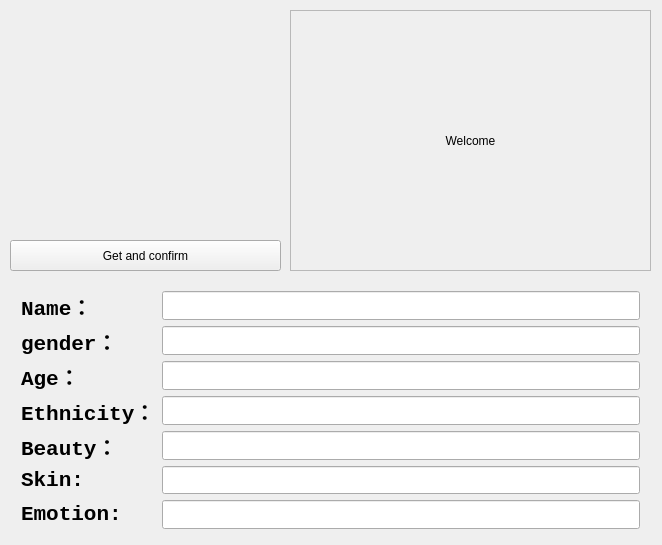
<?xml version="1.0" encoding="UTF-8"?>
<ui version="4.0">
 <class>Widget</class>
 <widget class="QWidget" name="Widget">
  <property name="geometry">
   <rect>
    <x>0</x>
    <y>0</y>
    <width>662</width>
    <height>545</height>
   </rect>
  </property>
  <property name="windowTitle">
   <string>Widget</string>
  </property>
  <property name="autoFillBackground">
   <bool>false</bool>
  </property>
  <widget class="QWidget" name="formLayoutWidget">
   <property name="geometry">
    <rect>
     <x>10</x>
     <y>280</y>
     <width>641</width>
     <height>260</height>
    </rect>
   </property>
   <layout class="QFormLayout" name="formLayout">
    <item row="1" column="0">
     <widget class="QLabel" name="label">
      <property name="font">
       <font>
        <family>Consolas</family>
        <pointsize>16</pointsize>
        <weight>75</weight>
        <bold>true</bold>
       </font>
      </property>
      <property name="text">
       <string>Name：</string>
      </property>
     </widget>
    </item>
    <item row="1" column="1">
     <widget class="QLineEdit" name="lineEdit_name">
      <property name="font">
       <font>
        <family>Consolas</family>
        <pointsize>16</pointsize>
        <weight>75</weight>
        <bold>true</bold>
       </font>
      </property>
      <property name="readOnly">
       <bool>true</bool>
      </property>
     </widget>
    </item>
    <item row="2" column="0">
     <widget class="QLabel" name="label_2">
      <property name="font">
       <font>
        <family>Consolas</family>
        <pointsize>16</pointsize>
        <weight>75</weight>
        <bold>true</bold>
       </font>
      </property>
      <property name="text">
       <string>gender：</string>
      </property>
     </widget>
    </item>
    <item row="2" column="1">
     <widget class="QLineEdit" name="lineEdit_gender">
      <property name="font">
       <font>
        <family>Consolas</family>
        <pointsize>16</pointsize>
        <weight>75</weight>
        <bold>true</bold>
       </font>
      </property>
      <property name="readOnly">
       <bool>true</bool>
      </property>
     </widget>
    </item>
    <item row="3" column="0">
     <widget class="QLabel" name="label_3">
      <property name="font">
       <font>
        <family>Consolas</family>
        <pointsize>16</pointsize>
        <weight>75</weight>
        <bold>true</bold>
       </font>
      </property>
      <property name="text">
       <string>Age：</string>
      </property>
     </widget>
    </item>
    <item row="3" column="1">
     <widget class="QLineEdit" name="lineEdit_age">
      <property name="font">
       <font>
        <family>Consolas</family>
        <pointsize>16</pointsize>
        <weight>75</weight>
        <bold>true</bold>
       </font>
      </property>
      <property name="readOnly">
       <bool>true</bool>
      </property>
     </widget>
    </item>
    <item row="4" column="0">
     <widget class="QLabel" name="label_4">
      <property name="font">
       <font>
        <family>Consolas</family>
        <pointsize>16</pointsize>
        <weight>75</weight>
        <bold>true</bold>
       </font>
      </property>
      <property name="text">
       <string>Ethnicity：</string>
      </property>
     </widget>
    </item>
    <item row="4" column="1">
     <widget class="QLineEdit" name="lineEdit_ethnicity">
      <property name="font">
       <font>
        <family>Consolas</family>
        <pointsize>16</pointsize>
        <weight>75</weight>
        <bold>true</bold>
       </font>
      </property>
      <property name="readOnly">
       <bool>true</bool>
      </property>
     </widget>
    </item>
    <item row="5" column="0">
     <widget class="QLabel" name="label_5">
      <property name="font">
       <font>
        <family>Consolas</family>
        <pointsize>16</pointsize>
        <weight>75</weight>
        <bold>true</bold>
       </font>
      </property>
      <property name="text">
       <string>Beauty：</string>
      </property>
     </widget>
    </item>
    <item row="5" column="1">
     <widget class="QLineEdit" name="lineEdit_beauty">
      <property name="font">
       <font>
        <family>Consolas</family>
        <pointsize>16</pointsize>
        <weight>75</weight>
        <bold>true</bold>
       </font>
      </property>
      <property name="readOnly">
       <bool>true</bool>
      </property>
     </widget>
    </item>
    <item row="6" column="1">
     <widget class="QLineEdit" name="lineEdit_skinstatus">
      <property name="font">
       <font>
        <family>Consolas</family>
        <pointsize>16</pointsize>
        <weight>75</weight>
        <bold>true</bold>
       </font>
      </property>
      <property name="readOnly">
       <bool>true</bool>
      </property>
     </widget>
    </item>
    <item row="7" column="1">
     <widget class="QLineEdit" name="lineEdit_emotion">
      <property name="font">
       <font>
        <family>Consolas</family>
        <pointsize>16</pointsize>
        <weight>75</weight>
        <bold>true</bold>
       </font>
      </property>
      <property name="readOnly">
       <bool>true</bool>
      </property>
     </widget>
    </item>
    <item row="6" column="0">
     <widget class="QLabel" name="label_6">
      <property name="font">
       <font>
        <family>Consolas</family>
        <pointsize>16</pointsize>
        <weight>75</weight>
        <bold>true</bold>
       </font>
      </property>
      <property name="text">
       <string>Skin:</string>
      </property>
     </widget>
    </item>
    <item row="7" column="0">
     <widget class="QLabel" name="label_7">
      <property name="font">
       <font>
        <family>Consolas</family>
        <pointsize>16</pointsize>
        <weight>75</weight>
        <bold>true</bold>
       </font>
      </property>
      <property name="text">
       <string>Emotion:</string>
      </property>
     </widget>
    </item>
   </layout>
  </widget>
  <widget class="QPushButton" name="ButtonGet">
   <property name="geometry">
    <rect>
     <x>10</x>
     <y>240</y>
     <width>271</width>
     <height>31</height>
    </rect>
   </property>
   <property name="text">
    <string>Get and confirm</string>
   </property>
  </widget>
  <widget class="QLabel" name="picShow">
   <property name="geometry">
    <rect>
     <x>290</x>
     <y>10</y>
     <width>361</width>
     <height>261</height>
    </rect>
   </property>
   <property name="autoFillBackground">
    <bool>false</bool>
   </property>
   <property name="frameShape">
    <enum>QFrame::StyledPanel</enum>
   </property>
   <property name="frameShadow">
    <enum>QFrame::Sunken</enum>
   </property>
   <property name="lineWidth">
    <number>1</number>
   </property>
   <property name="midLineWidth">
    <number>0</number>
   </property>
   <property name="text">
    <string>Welcome</string>
   </property>
   <property name="scaledContents">
    <bool>false</bool>
   </property>
   <property name="alignment">
    <set>Qt::AlignCenter</set>
   </property>
  </widget>
  <widget class="QWidget" name="horizontalLayoutWidget">
   <property name="geometry">
    <rect>
     <x>10</x>
     <y>10</y>
     <width>271</width>
     <height>221</height>
    </rect>
   </property>
   <layout class="QHBoxLayout" name="horizontalLayout_show"/>
  </widget>
 </widget>
 <layoutdefault spacing="6" margin="11"/>
 <resources/>
 <connections/>
</ui>
